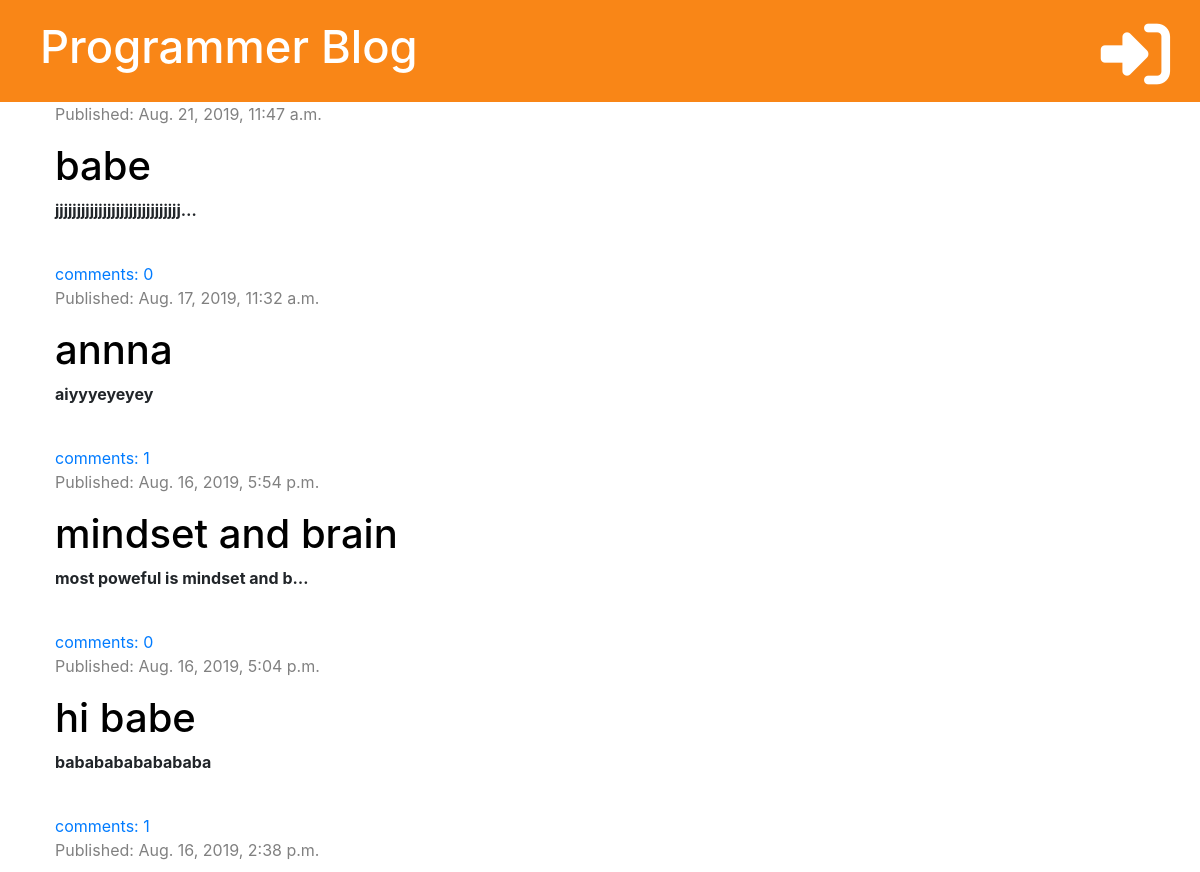
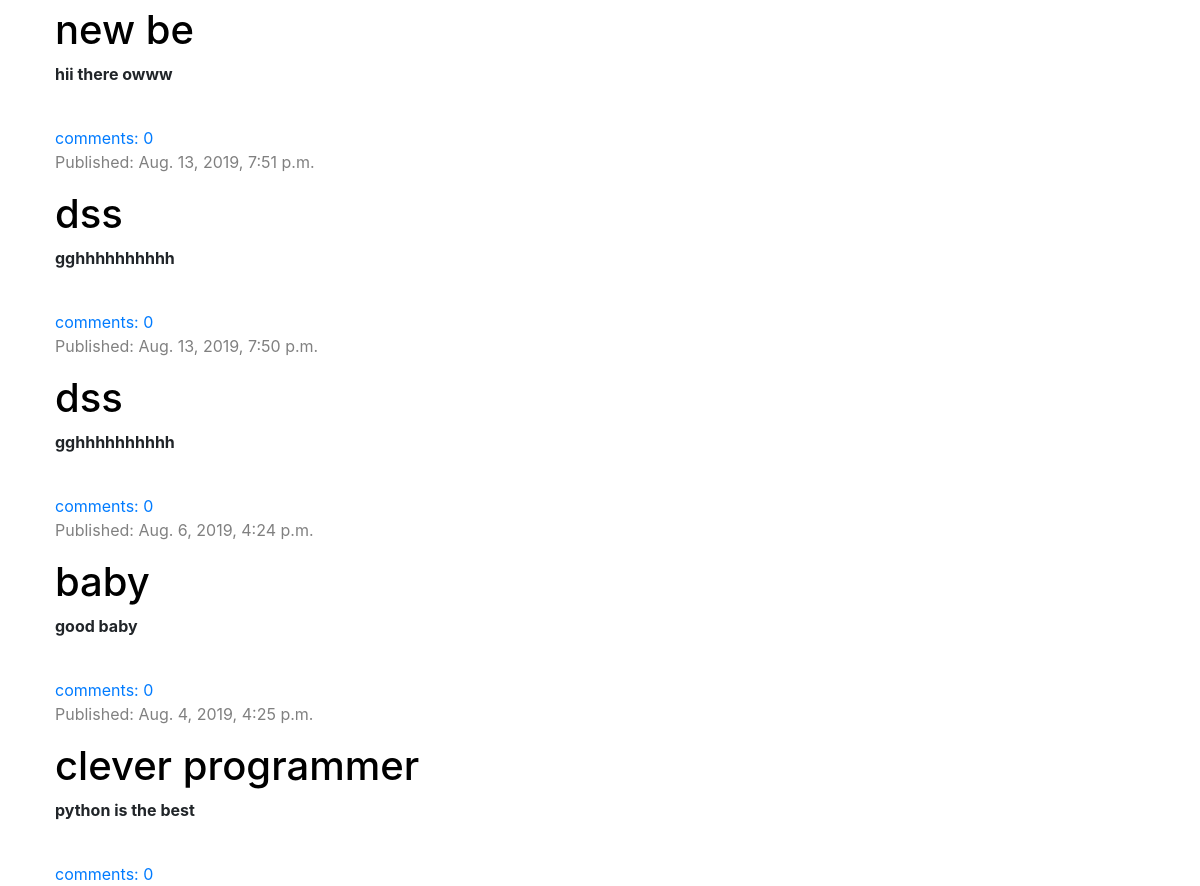
The app's page /, older data (2 pictures, top to bottom).
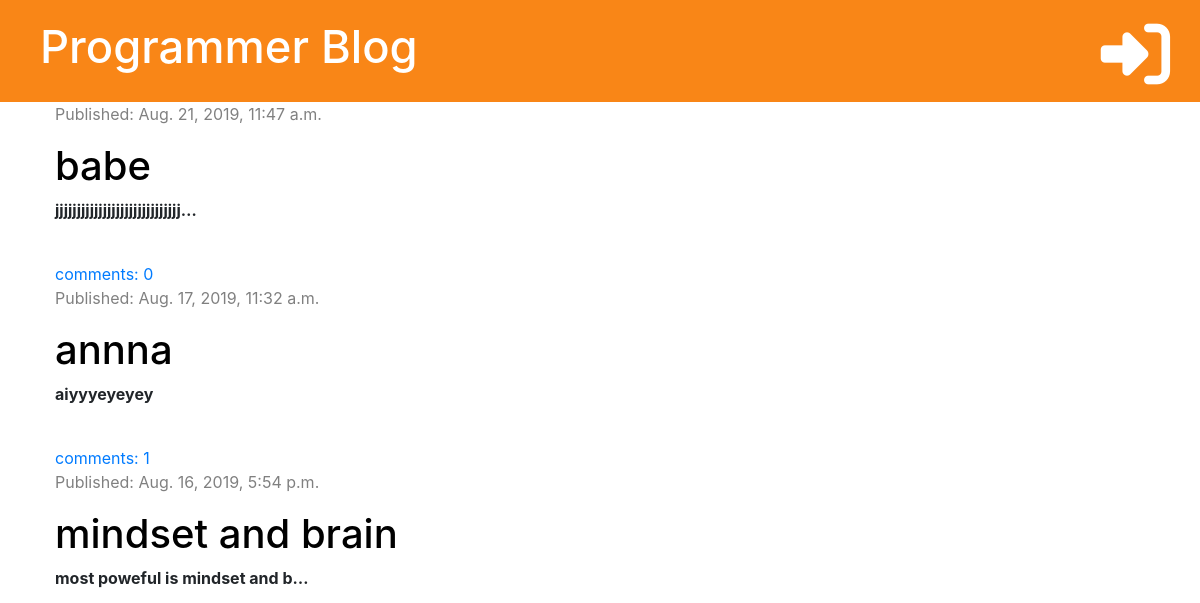
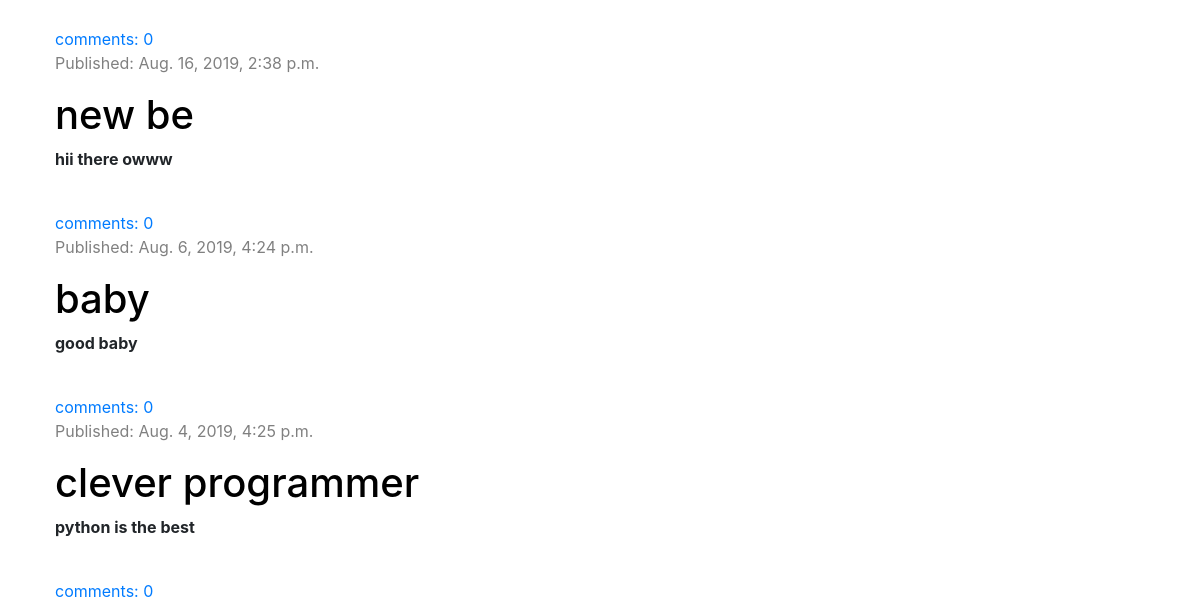
The same page, newer data (2 pictures, top to bottom).
### bloge/models.py (models this page shows, shortened)
class Post(models.Model):
    author = models.ForeignKey("auth.User", on_delete=models.CASCADE)
    title = models.CharField(max_length=200)
    text = models.TextField()
    created_date = models.DateTimeField(default=timezone.now)
    published_date = models.DateTimeField(blank=True, null=True)
    def approved_comment(self):
        return self.comments.filter(approved=True)

### bloge/views.py (the view)
# urls.py: path('', views.post_list, name='post_list'),
def post_list(request):
    posts = Post.objects.filter(published_date__lte=timezone.now()).order_by('-published_date')
    stuff_for_frontend = {'posts': posts}
    return render(request, 'bloge/post_list.html', stuff_for_frontend)

### bloge/templates/bloge/post_list.html (shortened to what this page needs)
{% extends 'bloge/base.html' %}
{% block content %}
        {% for post in posts %}
            <div class="post">
              <div class="date">
                <p>Published: {{ post.published_date }}</p>
              </div>
              <h1><a href="{% url 'post_detail' pk=post.pk %}">{{ post.title }}</a></h1>
              <p><b>{{ post.text|truncatechars:30 }}</b></p><br>
              <a href="{% url 'post_detail' pk=post.pk %}">comments: {{ post.approved_comment.count }}</a>
            </div>
        {% endfor %}
{% endblock %}

Row changes from the older to the newer data that the page shows:
removed Post: published_date "Aug. 16, 2019, 5:04 p.m.", title "hi babe", text "babababababababa", approved_comment.count "1"
removed Post: published_date "Aug. 13, 2019, 7:51 p.m.", title "dss", text "gghhhhhhhhhh", approved_comment.count "0"
removed Post: published_date "Aug. 13, 2019, 7:50 p.m.", title "dss", text "gghhhhhhhhhh", approved_comment.count "0"
